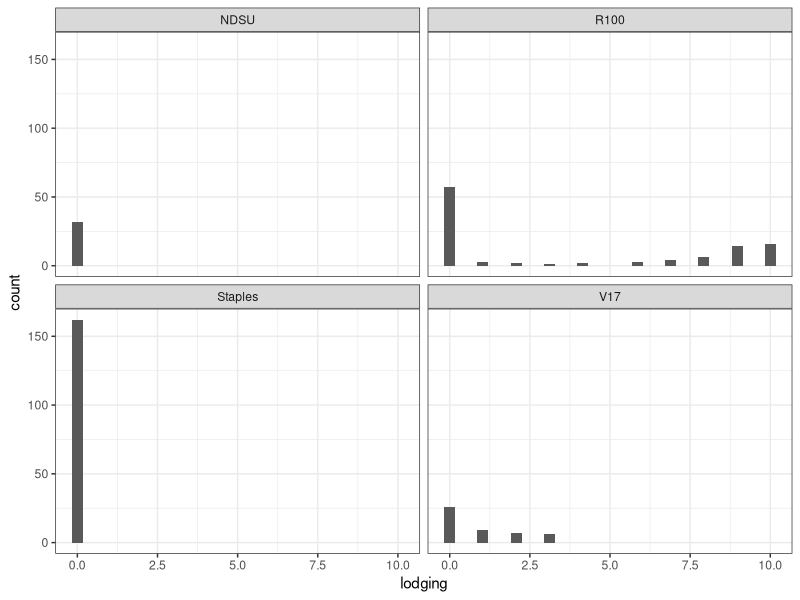
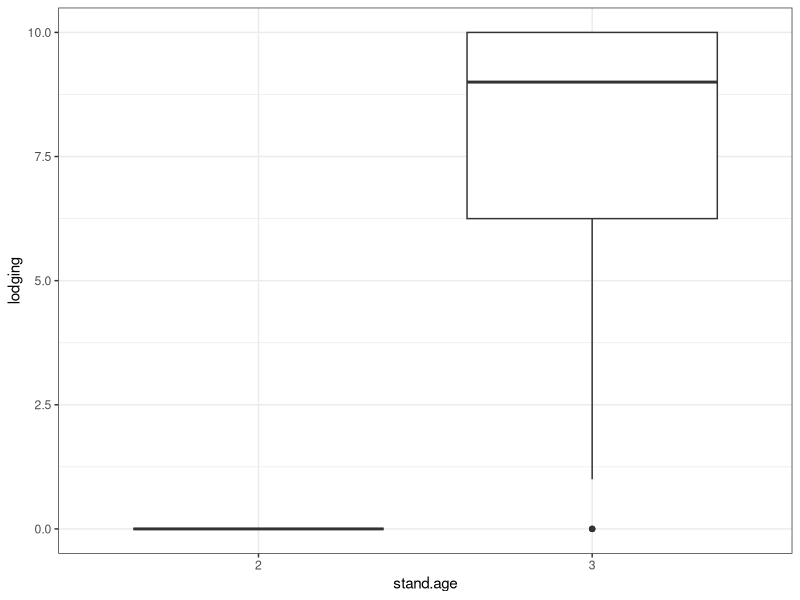
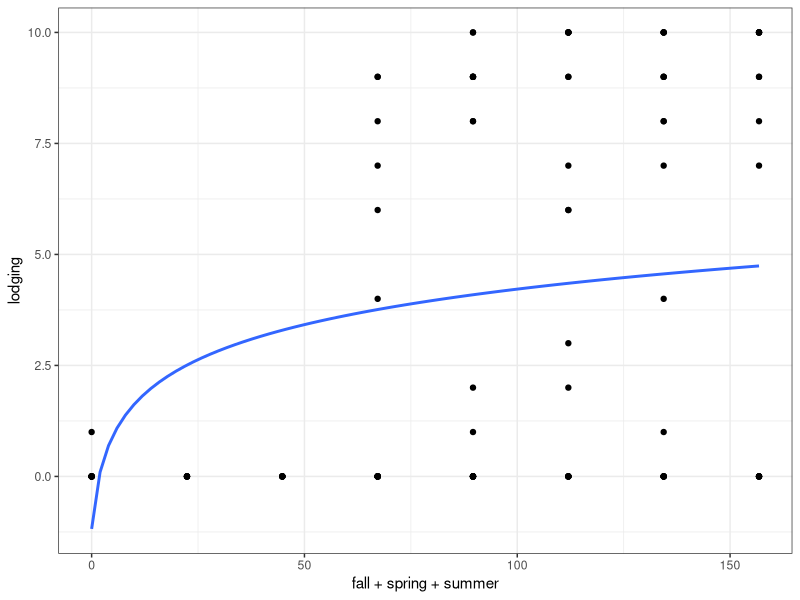
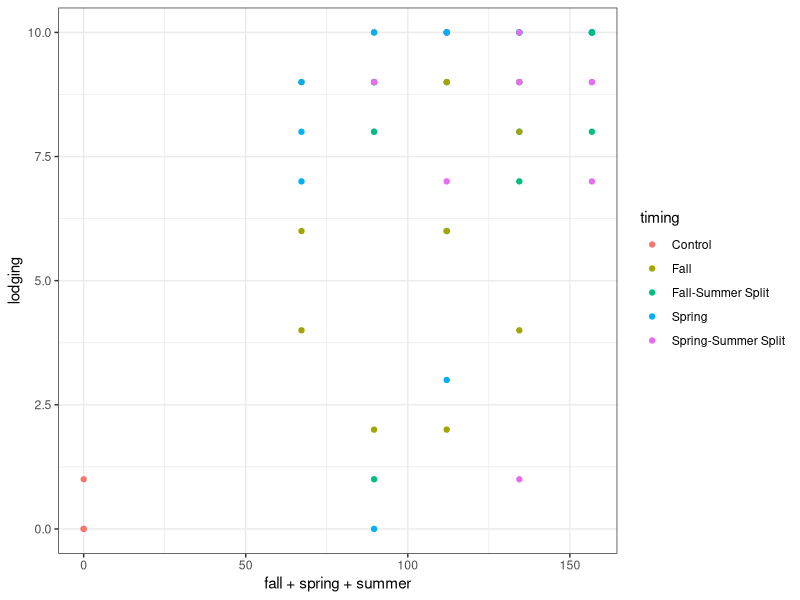
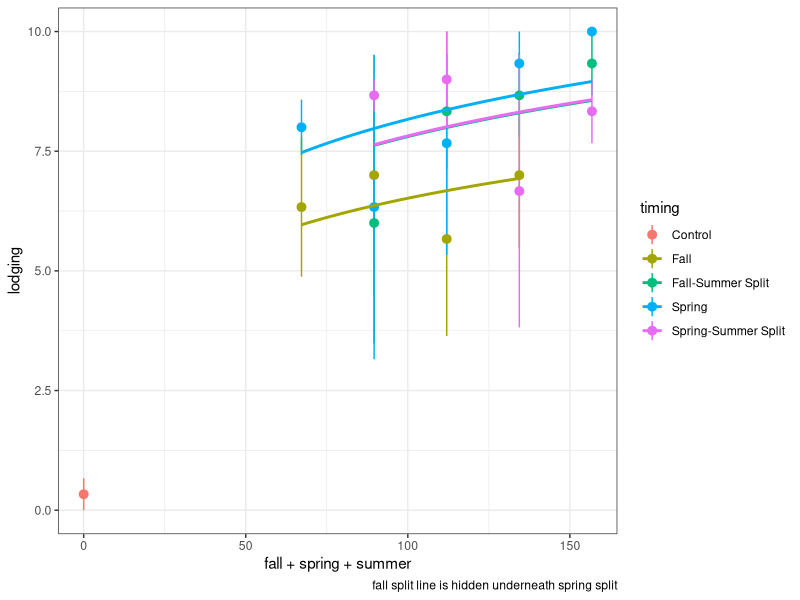
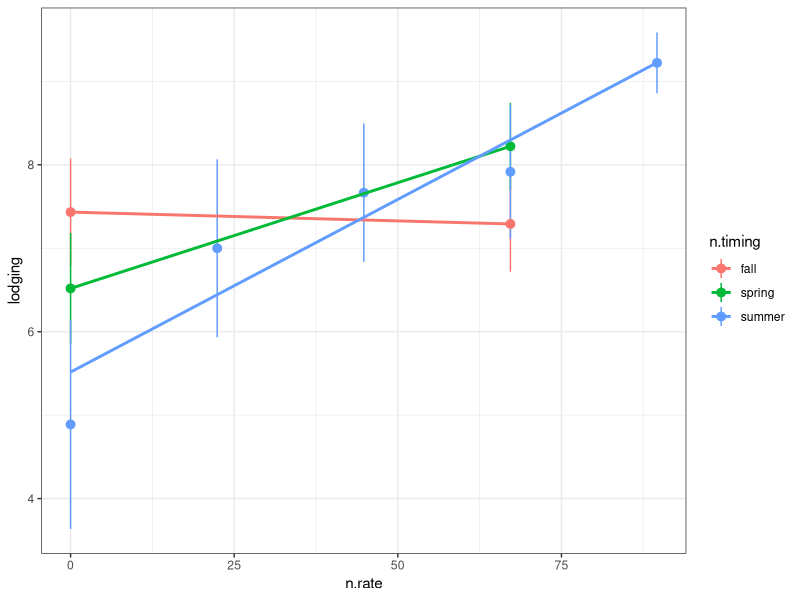
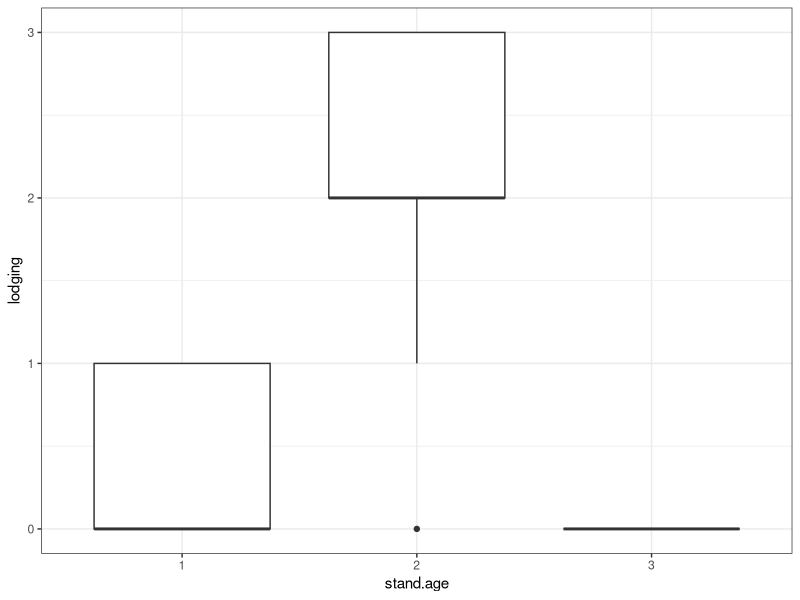
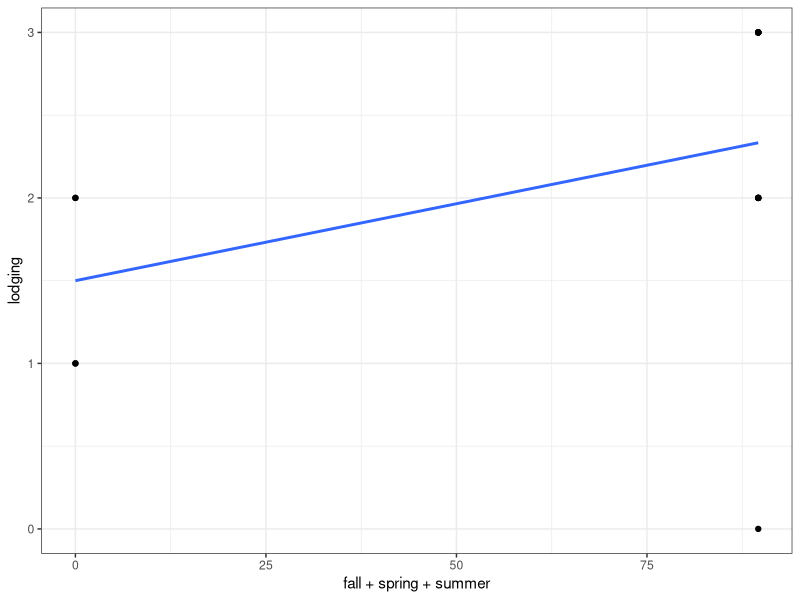

Reproduce these figures in R, in order.
## ---- chunk 1
library(dplyr)
library(tidyverse)
library(multcomp)
library(emmeans)
library(lme4)
library(car)
theme_set(theme_bw())

read.csv(
  "data_nrate-all.csv"
) %>% 
  as_tibble() %>% 
  mutate(stand.age = ordered(stand.age)) %>% 
  mutate(
    across(
      c(block,location, id),
      factor
    )
  ) %>% 
  mutate(timing = gsub("[0-9]","",treatment),
         timing = str_to_title(timing),  
          timing = str_trim(timing)) %>%
  mutate(timing = fct_recode(timing,
                             "Fall-Spring Split" = "Split",
                             "Fall-Summer Split" = "Fall Split",
                             "Spring-Summer Split" = "Spring Split")) %>% 
  mutate(n.total = fall+spring+summer) %>%
  # we assume no lodging unless noted
  mutate(lodging = replace_na(lodging,0)) %>% 
  # averaging across height data for now to make things easier
  mutate(height = (height_1+height_2+height_3+height_4+height_5)/5,
         .after=height_5) %>% 
  dplyr::select(-c(height_1,height_2,height_3,height_4,height_5)) -> dat

## ---- chunk 2
dat %>% 
  slice(1:6) %>% 
  knitr::kable(
    caption = "first 5 lines of dataset"
  )

read.csv(
  "metadata_nrate-all.csv"
) %>% 
  knitr::kable(
    capation= "metadata"
  )
## ---- chunk 3
read.csv(
  "field_activities.csv"
) %>% 
  knitr::kable(
    caption = "Dates of key field activities"
  )
## ---- chunk 4
dat %>% 
  group_by(n.total,timing,stand.age,location) %>% 
  tally() %>% 
  # print(n=120)
  knitr::kable(
    caption = "The n-rate timing dataset"
  )
## ---- chunk 5
dat %>% 
  group_by(location,year) %>% 
  tally() %>% 
  knitr::kable(
    caption = "we have 10 site-years, more than enough to be a random effect"
  )
## ---- chunk 6
dat %>% 
  ggplot(aes(lodging)) +
  stat_bin() + 
  facet_wrap(~location)
## ---- chunk 7
dat %>% 
  filter(location == "R100") %>% 
  ggplot(aes(stand.age,lodging)) +
  geom_boxplot()
## ---- chunk 8
dat %>% 
  filter(location == "R100") %>% 
  ggplot(aes(fall+spring+summer,lodging)) +
  geom_point() +
  stat_smooth(
    method = "lm",
    formula = y~log(x+1),
    se=F
  )
## ---- chunk 9
dat %>% 
  filter(location == "R100" & stand.age =="3") %>% 
  ggplot(aes(fall+spring+summer,lodging, col = timing)) +
  geom_point()
## ---- chunk 10
dat %>% 
  filter(location == "R100" & stand.age =="3") %>% 
  ggplot(aes(fall+spring+summer,lodging, col = timing)) +
  stat_summary() +
  stat_smooth(
    se=F,
    method = "lm",
    formula = y~log(x+1)+0
  ) +
  labs(
    caption = "fall split line is hidden underneath spring split"
  )
## ---- chunk 11
dat %>% 
  filter(location == "R100" &
           stand.age == "3") %>% 
  pivot_longer(
    cols = c(fall,spring,summer),
    values_to = "n.rate",
    names_to = "n.timing"
  ) %>% 
  # glimpse() #lodging is now repeated 3 times
  ggplot(aes(x=n.rate,lodging,
             group = n.timing,
             col = n.timing)) +
  stat_summary() +
  stat_smooth(
    se=F,
    method = "lm"
  )
## ---- chunk 12
dat %>% 
  filter(location == "R100" & stand.age =="3") %>% 
  lm(
    formula = lodging~log(n.total+1)*timing+0,.
  )  %>% 
  anova()
## ---- chunk 13

dat %>% 
  filter(location == "R100" & stand.age =="3") %>% 
  lm(
    formula = lodging~timing,.
  )  %>% 
  # anova() %>% 
  emmeans::emmeans(~timing) %>% 
  cld()
## ---- chunk 14
dat %>% 
  filter(location == "V17") %>% 
  ggplot(aes(stand.age,lodging)) +
  geom_boxplot()
## ---- chunk 15
dat %>% 
  filter(location == "V17" & stand.age == "2") %>% 
  ggplot(aes(fall+spring+summer,lodging)) +
  geom_point() +
  stat_smooth(
    method = "lm",
    se=F
  )
## ---- chunk 16
dat %>% 
  filter(location == "V17" & stand.age == "2") %>% 
  ggplot(aes(fall+spring+summer,lodging, col = timing)) +
  geom_point()
## ---- chunk 17
dat %>% 
  filter(location == "R100" & stand.age =="3") %>% 
  ggplot(aes(fall+spring+summer,height)) +
  geom_point() +
  geom_smooth(
    se=F,
    method = "lm",
    formula = y~poly(x,2)
  )
## ---- chunk 18
dat %>% 
  filter(location == "R100" & stand.age =="3") %>% 
  lm(
    height~n.total+timing,.
  ) %>% 
  anova()

## ---- chunk 19
dat %>% 
  filter(location == "R100" & stand.age =="3") %>% 
  ggplot(aes(fall+spring+summer,height, col = timing)) +
  geom_point()

## ---- chunk 20

dat %>% 
  filter(location == "R100" & stand.age =="3") %>%
  dplyr::select(lodging,height) %>% 
  cor(method = "pearson") 
## ---- chunk 21
dat %>% 
  ggplot(aes(height)) +
  stat_bin() +
  facet_wrap(~location)
## ---- chunk 22
dat %>% 
  filter(location != "R100") %>% 
  # View()
  lm(height~n.total,.) %>% 
  anova()
## ---- chunk 23
dat %>% 
  # Removing R100 plots in third year because lodging was so high
  filter(location != "R100" | stand.age != "3") %>% 
  filter(stand.age=="3") %>% 
  ggplot(aes(yield.cum)) +
  stat_bin()
## ---- chunk 24
dat %>% 
  filter(location != "R100" | stand.age != "3") %>% 
  filter(stand.age=="3") %>% 
  ggplot(aes(cumn,yield.cum)) +
  geom_point() +
  geom_smooth(
    se=F,
    method = "lm",
    formula = y~y
  ) +
  geom_smooth(
    se=F,
    method = "lm",
    formula = y~poly(x,2),
    linetype=3
  ) 

dat %>% 
  filter(location != "R100" | stand.age != "3") %>% 
  filter(stand.age=="3") %>% 
  lm(
    yield.cum ~ poly(cumn,2),.
  ) %>% 
  AIC()

dat %>% 
  filter(location != "R100" | stand.age != "3") %>% 
  filter(stand.age=="3") %>% 
  lm(
    yield.cum ~ poly(cumn,1),.
  ) %>% 
  AIC()
# quadratic is better than linear for fitting the data
## ---- chunk 25
dat %>% 
  filter(location != "R100" | stand.age != "3") %>% 
  filter(stand.age=="3") %>% 
  filter(timing == "Control" |
           timing == "Fall" |
           timing == "Spring") %>% 
  lm(
    yield.cum ~ poly(cumn,2)*location*timing,.
  ) %>% 
  anova()
## ---- chunk 26
dat %>% 
  filter(location != "R100" | stand.age != "3") %>% 
  filter(stand.age=="3") %>% 
  filter(timing == "Control" |
           timing == "Fall" |
           timing == "Spring") %>% 
  lmer(
    yield.cum ~ poly(cumn,2)*timing*location+(1|block),.
  ) %>% 
  # summary()
  # AIC()
  car::Anova()
## ---- chunk 27
dat %>% 
  filter(location != "R100" | stand.age != "3") %>% 
  filter(stand.age=="3") %>% 
  filter(timing == "Control" |
           timing == "Fall" |
           timing == "Spring") %>% 
  ggplot(aes(cumn/3,yield.cum/3,
             col=location)) +
  geom_point() +
  geom_smooth(
    # aes(col=location),
    se=F,
    method="lm",
    formula = y~y)
## ---- chunk 28
dat %>% 
  filter(location != "R100" | stand.age != "3") %>% 
  ggplot(aes(yield)) +
  stat_bin()
## ---- chunk 29
dat %>% 
  filter(location != "R100" | stand.age != "3") %>% 
  ggplot(aes(n.total,yield)) +
  geom_point() +
  geom_smooth(
    se=T,
    aes(color = "loess")
  ) +
  geom_smooth(
    se=T,
    aes(color = "quadratic"),
    method = "lm",
    formula = y~poly(x,2)
  ) + 
  geom_smooth(
    se=T,
    aes(color = "linear"),
    method = "lm"
  )
## ---- chunk 30
dat %>% 
  filter(location != "R100" | stand.age != "3") %>%
  group_by(location,year) %>%
  tally()

# We still have 9 site-years, let's model these as random and see if we see an effect of nrate

dat %>% 
# removing yield data from lodged plots
  filter(location != "R100" | stand.age != "3") %>%
# removing instances where there was a Fall timing but no N was applied
  filter(timing !="Fall" | fall != 0) %>% 
  lmer(
    yield~poly(n.total,2)*timing*stand.age + (1|location/year/block),.
  ) %>% 
  # summary()
  car::Anova()

# we know from this model that there are no interactions between fixed effects and that it is rank defficient because we are trying to predict so many interactions on so little data. We rerun the model without the interaction terms

## ---- chunk 31
dat %>% 
# removing yield data from lodged plots
  filter(location != "R100" | stand.age != "3") %>%
# removing instances where there was a Fall timing but no N was applied
  filter(timing !="Fall" | fall != 0) %>% 
  filter(timing!="Fall-Spring Split") %>% 
  ggplot(aes(n.total,yield)) +
  geom_point(
    # aes(col=timing)
  ) +
  geom_smooth(
    method = "lm",
    se=F,
    formula = y~poly(x,2)
  )
## ---- chunk 32
dat %>% 
# removing yield data from lodged plots
  filter(location != "R100" | stand.age != "3") %>%
# removing instances where there was a Fall timing but no N was applied
  filter(timing !="Fall" | fall != 0) %>% 
  lmer(
# changing random effect structure due to singular fit
    yield~poly(n.total,2)+timing+stand.age + (1|location/year/block),.
  ) %>% 
  # summary()
  # car::Anova()
  emmeans(~timing) %>% 
  cld(
    Letters = letters,
    reverse = T
  ) %>% 
  mutate(group = str_trim(.group)) ->tuk1

dat %>% 
# removing yield data from lodged plots
  filter(location != "R100" | stand.age != "3") %>%
# removing instances where there was a Fall timing but no N was applied
  filter(timing !="Fall" | fall != 0) %>% 
  group_by(timing) %>% 
  tally() %>% 
  left_join(tuk1) %>% 
  mutate(
    CI = paste0(round(lower.CL),"-",round(upper.CL))
  ) %>% 
  arrange(desc(emmean)) %>% 
  mutate(emmean = paste0(round(emmean),.group)) %>% 
  dplyr::select(-c(.group,lower.CL,upper.CL,group)) %>% 
  dplyr::select(
    timing,emmean,CI,n
  ) %>% 
  knitr::kable(
    caption = "Estimated marginal means across N rate timings from a mixed effect model of yield as a function of nitrogen rate, timing and stand.age across 9 site-years. No interactions were detected among nitrogen rate, timing and stand age, but main effects were detected from timing"
  )
## ---- chunk 33
dat %>% 
# removing yield data from lodged plots
  filter(location != "R100" | stand.age != "3") %>%
# removing instances where there was a Fall timing but no N was applied
  filter(timing !="Fall" | fall != 0) %>% 
  lmer(
# changing random effect structure due to singular fit
    yield~poly(n.total,2)+timing+stand.age + (1|location/year/block),.
  ) %>% 
  # summary()
  # car::Anova()
  emmeans(~stand.age) %>% 
  cld()
## ---- chunk 34
dat %>% 
  filter(location != "R100" | stand.age != "3") %>%
# removing instances where there was a Fall timing but no N was applied
  filter(timing !="Fall" | fall != 0) %>%
  lmer(
    yield~poly(n.total,2)*timing*stand.age*location + (1|block),.
  ) %>% 
  # summary()
  car::Anova()
  
# this is a lot of model for a small dataset, dropping 151 columns!
# need to take out the junk and rerun a smaller model

# block explains a little

# stand.age interacts with timing, location, and nrate

## ---- chunk 35
# let's take out non-significant interactions and calm down this model

dat %>% 
  filter(location != "R100" | stand.age != "3") %>%
# removing instances where there was a Fall timing but no N was applied
  filter(timing !="Fall" | fall != 0) %>%
  lmer(
    yield~poly(n.total,2)+timing+stand.age+
      location+stand.age:location +
      (1|block),.
  ) %>% 
  # car::Anova()
  emmip(location~stand.age)

# So here is the problem, Staples and V17 are only datasets that have data across the three years. R100 can't say anything after we take off the third year. If we are treating location and stand age as fixed effects, we just need more data across the levels of stand age  

# Rerunning full model with interactions but filtering out R100

dat %>% 
  filter(location != "R100") %>%
# removing instances where there was a Fall timing but no N was applied
  filter(timing !="Fall" | fall != 0) %>%
  lmer(
    yield~poly(n.total,2)*timing*stand.age*location + (1|block),.
  ) %>% 
  # summary()
  car::Anova()

# still just stand:location interaction

# reducing model parameters to only significant interactions

dat %>% 
  filter(location != "R100" | stand.age != "3") %>%
# removing instances where there was a Fall timing but no N was applied
  filter(timing !="Fall" | fall != 0) %>%
  filter(location != "R100") %>% 
  lmer(
    yield~poly(n.total,2)+timing+stand.age+
      location+stand.age:location +
      (1|block),.
  ) %>% 
  # car::Anova()
  emmip(location~stand.age) +
  labs(
    caption = "R100 only has one site-year of good yield data so it's filtered out. change in yield over stand.age was different, Staples when down in year 2 and V17 went up. Will need to seperate by location"
  )

## ---- chunk 36
# stand age 1

dat %>% 
  filter(location != "R100") %>% 
# removing instances where there was a Fall timing but no N was applied
  filter(timing !="Fall" | fall != 0) %>%
  filter(stand.age == "1") %>% 
  lmer(
    yield~poly(n.total,2)*timing*location + (1|block),.
  ) %>% 
  # summary()
  car::Anova()

## ---- chunk 37
# stand age 2

dat %>% 
  filter(location != "R100") %>%
# removing instances where there was a Fall timing but no N was applied
  filter(timing !="Fall" | fall != 0) %>%
  filter(stand.age == "2") %>% 
  lmer(
    yield~poly(n.total,2)*timing*location + (1|block),.
  ) %>% 
  # summary()
  car::Anova()

## ---- chunk 38
# stand age 3

dat %>% 
  filter(location != "R100" ) %>%
# removing instances where there was a Fall timing but no N was applied
  filter(timing !="Fall" | fall != 0) %>%
  filter(stand.age == "3") %>% 
  lmer(
    yield~poly(n.total,2)*timing*location + (1|block),.
  ) %>% 
  # summary()
  car::Anova()
## ---- chunk 39
dat %>% 
  filter(location != "R100") %>%
# removing instances where there was a Fall timing but no N was applied
  filter(timing !="Fall" | fall != 0) %>%
  filter(stand.age == "2") %>% 
  lmer(
    yield~poly(n.total,2)*timing*location + (1|block),.
  ) %>% 
  car::Anova()

# look at timing
dat %>% 
  filter(location != "R100") %>%
# removing instances where there was a Fall timing but no N was applied
  filter(timing !="Fall" | fall != 0) %>%
  filter(stand.age == "2") %>% 
  lmer(
    yield~poly(n.total,2)+timing+location + (1|block),.
  ) %>% 
  # summary()
  # car::Anova()
  emmeans(~timing) %>% 
  cld(
    Letters=letters,
    reverse=T
  ) %>% 
  mutate(group = str_trim(.group))-> tuk1

dat %>% 
  filter(location != "R100") %>%
# removing instances where there was a Fall timing but no N was applied
  filter(timing !="Fall" | fall != 0) %>%
  filter(stand.age == "2") %>% 
  group_by(timing) %>% 
  tally() %>% 
  left_join(tuk1) %>% 
  mutate(
    CI = paste0(round(lower.CL),"-",round(upper.CL))
  ) %>% 
  arrange(desc(emmean)) %>% 
  mutate(emmean = paste0(round(emmean),.group)) %>% 
  dplyr::select(-c(.group,lower.CL,upper.CL,group)) %>% 
  dplyr::select(
    timing,emmean,CI,n
  ) %>% 
  knitr::kable(
    caption = "Estimated marginal means across N rate timings from a mixed effect model of yield in second year kernza stands as a function of nitrogen rate, timing and location. No interactions were detected among nitrogen rate, timing and location, but main effects were detected from timing")
